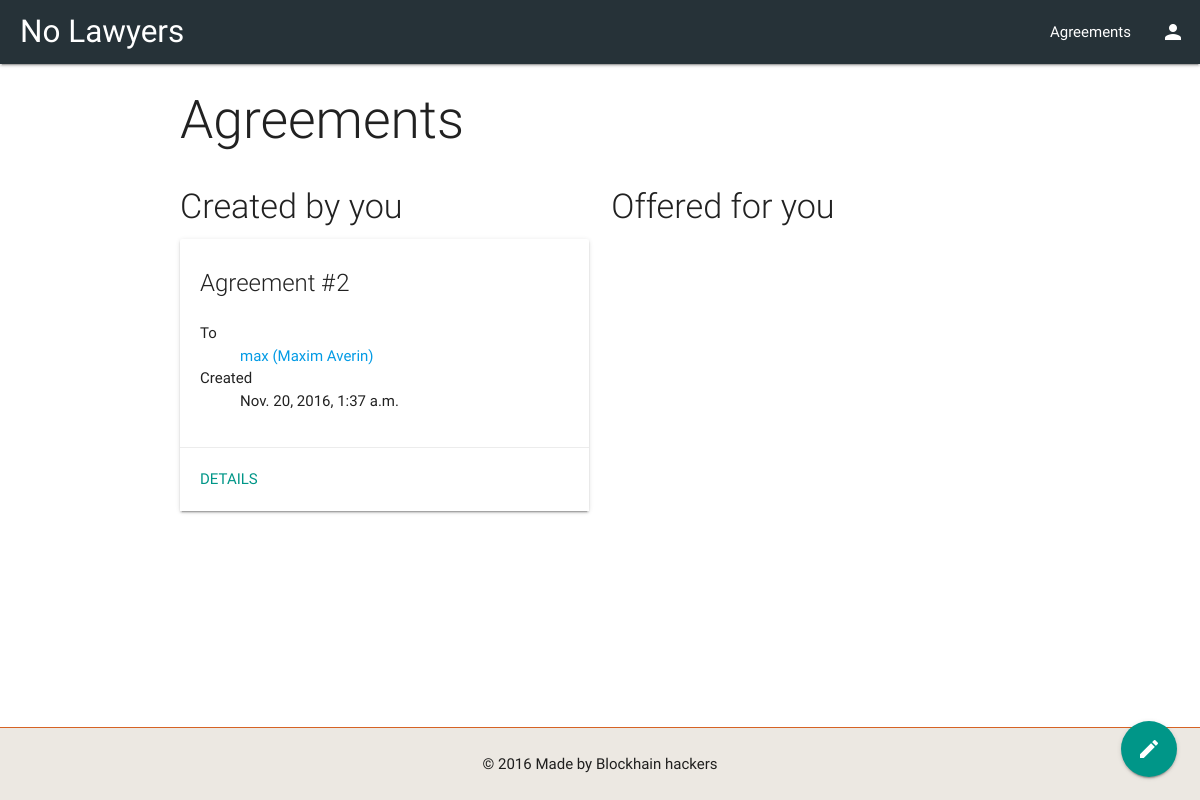
The app's page /offers/ (signed in) with its own data.
### offers/models.py (models this page shows, shortened)
class Offer(models.Model):
    offeror = models.ForeignKey(Profile, related_name="offeror")
    offeree = models.ForeignKey(Profile, related_name="offeree")
    terms = models.TextField()
    seen = models.BooleanField(default=False)
    accepted = models.BooleanField(default=False)
    created_date = models.DateTimeField(auto_now_add=True)
    accepted_date = models.DateTimeField(null=True)

### profiles/models.py (models this page shows, shortened)
class Profile(models.Model):
    user = models.OneToOneField(User, on_delete=models.CASCADE)

### offers/views.py (the view)
@login_required
def index(request):
    return render(request, "offers/index.html", {
        "offeror_of": reversed(request.user.profile.offeror.all()),
        "offeree_of": reversed(request.user.profile.offeree.all())
    })

### pages/context_processors.py (called while the page is built)
def current_profile(request):
    if request.user.is_authenticated:
        return {
            "current_profile": request.user.profile
        }
    else:
        return {
            "current_profile": None
        }

### templates/offers/index.html (shortened to what this page needs)
{% extends 'pages.html' %}
{% block content %}
  <div class="container">
    <h2 class="light">Agreements</h2>
    <div class="row">
      <div class="col s6">
        <h4 class="light">Created by you</h4>
        {% if offeror_of %}
          {% for offer in offeror_of %}
            <div class="card hoverable">
              <div class="card-content">
                <span class="card-title">Agreement #{{ offer.id }}</span>
                <dl class="offer-info">
                  <dt>To</dt>
                  <dd><a href="{% url "profiles:show" offer.offeree.id %}">{{ offer.offeree.user.get_username }} ({{ offer.offeree.user.first_name }} {{ offer.offeree.user.last_name }})</a></dd>
                  <dt>Created</dt>
                  <dd>{{ offer.created_date }}</dd>
                </dl>
              </div>
              <div class="card-action">
                <a class="teal-text" href="{% url "offers:show" offer.id %}">Details</a>
              </div>
            </div>
          {% endfor %}
        {% else %}
          <p>You have no agreements</p>
        {% endif %}
      </div>
      <div class="col s6">
        <h4 class="light">Offered for you</h4>
      </div>
    </div>
  </div>
  <div class="fixed-action-btn">
    <a class="btn-floating btn-large teal hoverable" title="Новый договор" href="{% url "offers:new" %}">
      <i class="large material-icons">mode_edit</i>
    </a>
  </div>
{% endblock %}

### static/css/main.css (style rules this page uses)
html { height: 100%; }
body { min-height: 100%; display: flex; flex-direction: column; }
.row .col { box-sizing: border-box; float: left; padding: 0 0.75rem; }
.row .col { box-sizing:border-box; float:left; padding:0 0.75rem; }

### records on screen
Offer: id "2", offeree.user.get_username "max", offeree.user.first_name "Maxim", offeree.user.last_name "Averin", created_date "Nov. 20, 2016, 1:37 a.m."
